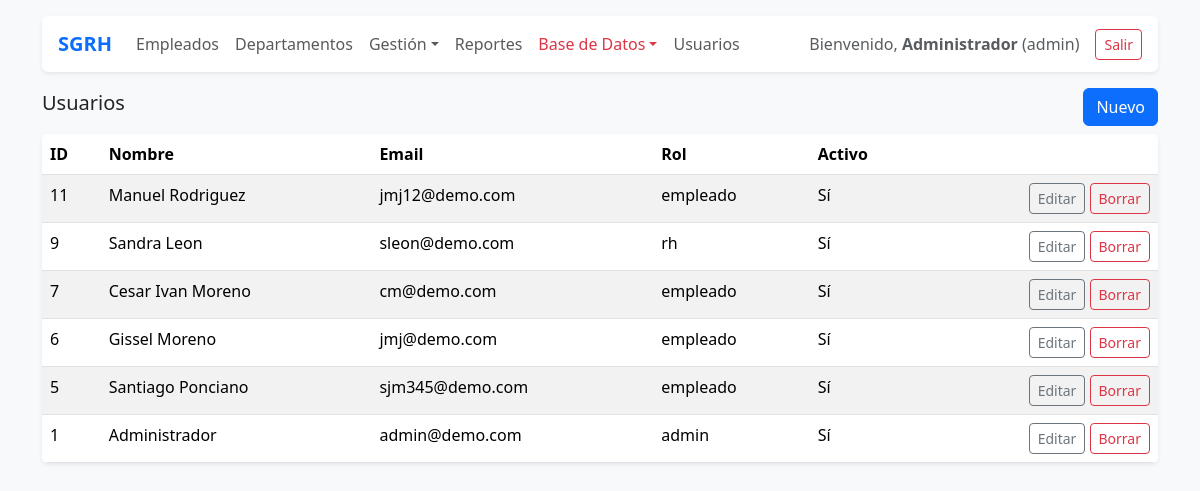
/public/?route=users (signed in), run on an earlier commit of the app's database.
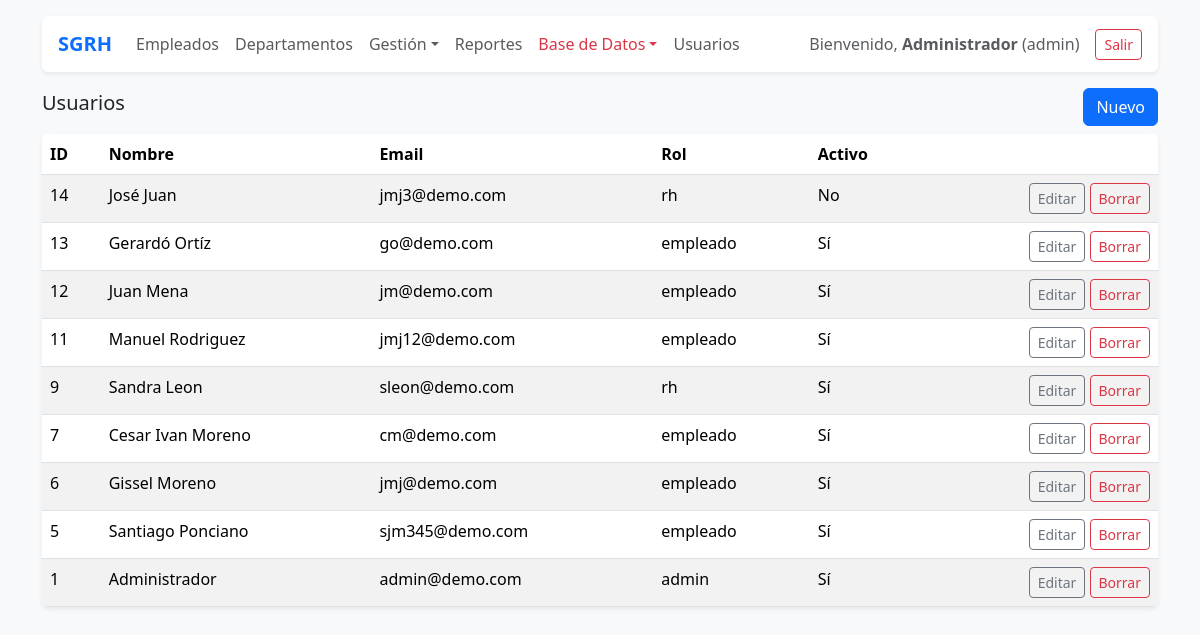
And on a later commit of the database.
### tables this page shows
CREATE TABLE `users` (
  `id` int(11) NOT NULL AUTO_INCREMENT,
  `name` varchar(100) NOT NULL,
  `email` varchar(150) NOT NULL,
  `password_hash` varchar(255) NOT NULL,
  `role` enum('admin','rh','empleado') NOT NULL DEFAULT 'empleado',
  `active` tinyint(1) NOT NULL DEFAULT 1,
  `created_at` timestamp NOT NULL DEFAULT current_timestamp(),
  `updated_at` timestamp NOT NULL DEFAULT current_timestamp() ON UPDATE current_timestamp(),
  `empleado_id` int(11) DEFAULT NULL,
  `must_change_password` tinyint(1) NOT NULL DEFAULT 1,
  PRIMARY KEY (`id`),
  UNIQUE KEY `email` (`email`)
);

### app/core/Controller.php (called while the page is built, shortened)
<?php
class Controller {
    protected function view(string $template, array $data = []) {
        extract($data);
        $viewPath = __DIR__ . '/../views/' . $template . '.php';
        include __DIR__ . '/../views/layout/header.php';
        include __DIR__ . '/../views/layout/nav.php';
        include $viewPath;
        include __DIR__ . '/../views/layout/footer.php';
    }
}

### app/controllers/UsersController.php (called while the page is built, shortened)
<?php
class UsersController extends Controller {
    public function index() {
        $users = User::all();
        $this->view('usuarios/index', compact('users'));
    }
}

### app/core/Auth.php (called while the page is built, shortened)
<?php
class Auth {
    public static function user() {
        return $_SESSION['user'] ?? null;
    }
}

### app/models/User.php (called while the page is built, shortened)
<?php
class User {
    public static function all() {
        $db = Database::getInstance();
        return $db->query("SELECT id,name,email,role,active,created_at FROM users ORDER BY id DESC")->fetchAll();
    }
}

### app/views/usuarios/index.php (the view, shortened to what this page needs)
<div class="d-flex justify-content-between align-items-center mb-2">
  <h5>Usuarios</h5>
  <a class="btn btn-primary" href="/SGRH_PHP_MVC/public/?route=users_create">Nuevo</a>
</div>
<div class="table-responsive bg-white rounded shadow-sm">
<table class="table table-striped m-0">
  <thead><tr><th>ID</th><th>Nombre</th><th>Email</th><th>Rol</th><th>Activo</th><th></th></tr></thead>
  <tbody>
    <?php foreach($users as $u): ?>
    <tr>
      <td><?= $u['id'] ?></td>
      <td><?= htmlspecialchars($u['name']) ?></td>
      <td><?= htmlspecialchars($u['email']) ?></td>
      <td><?= htmlspecialchars($u['role']) ?></td>
      <td><?= $u['active'] ? 'Sí' : 'No' ?></td>
      <td class="text-end">
        <a class="btn btn-sm btn-outline-secondary" href="/SGRH_PHP_MVC/public/?route=users_edit&id=<?= $u['id'] ?>">Editar</a>
        <form class="d-inline" method="post" action="/SGRH_PHP_MVC/public/?route=users_delete" onsubmit="return confirm('¿Eliminar?')">
          <button class="btn btn-sm btn-outline-danger">Borrar</button>
        </form>
      </td>
    </tr>
    <?php endforeach; ?>
  </tbody>
</table>
</div>

### app/views/layout/nav.php (shortened to what this page needs)
<?php
$u = Auth::user();
?>
<nav class="navbar navbar-expand-lg bg-white shadow-sm rounded mb-3 px-3 py-2">
  <?php if (!isset($_GET['route']) || $_GET['route'] !== 'login'): ?>
      <a class="navbar-brand fw-bold text-primary" href="/SGRH_PHP_MVC/public/?route=dashboard">
          <i class="fa-solid fa-briefcase"></i> SGRH
      </a>
  <?php endif; ?>
  <div class="collapse navbar-collapse" id="mainNav">
    <ul class="navbar-nav me-auto mb-2 mb-lg-0">
      <?php if ($u): ?>
        <?php if ($u['role'] === 'empleado'): ?>
          <li class="nav-item"><a class="nav-link" href="?route=panel_asistencia">Mi Asistencia</a></li>
          <li class="nav-item"><a class="nav-link" href="?route=panel_justificante">Mis Justificantes</a></li>
          <li class="nav-item"><a class="nav-link" href="?route=historial_justificantes">Historial</a></li>
        <?php else: ?>
          <li class="nav-item"><a class="nav-link" href="?route=empleados">Empleados</a></li>
          <li class="nav-item"><a class="nav-link" href="?route=departamentos">Departamentos</a></li>
          <li class="nav-item dropdown">
            <a class="nav-link dropdown-toggle" href="#" data-bs-toggle="dropdown">Gestión</a>
          </li>
          <li class="nav-item"><a class="nav-link" href="?route=reportes">Reportes</a></li>
          <?php if ($u['role'] === 'admin'): ?>
            <li class="nav-item dropdown">
              <a class="nav-link dropdown-toggle text-danger" href="#" data-bs-toggle="dropdown">Base de Datos</a>
            </li>
            <li class="nav-item"><a class="nav-link" href="?route=users">Usuarios</a></li>
          <?php endif; ?>
        <?php endif; ?>
      <?php endif; ?>
    </ul>
    <?php if ($u): ?>
      <span class="navbar-text me-3 text-muted">
        Bienvenido, <strong><?= htmlspecialchars($u['name']) ?></strong> (<?= $u['role'] ?>)
      </span>
      <a class="btn btn-outline-danger btn-sm" href="?route=logout">
        <i class="fa-solid fa-right-from-bracket"></i> Salir
      </a>
    <?php endif; ?>
  </div>
</nav>

What changed in the data, as far as the page shows it:
added users: id "14", name "José Juan", email "jmj3@demo.com", role "rh", active "No"
added users: id "13", name "Gerardó Ortíz", email "go@demo.com", role "empleado", active "Sí"
added users: id "12", name "Juan Mena", email "jm@demo.com", role "empleado", active "Sí"
